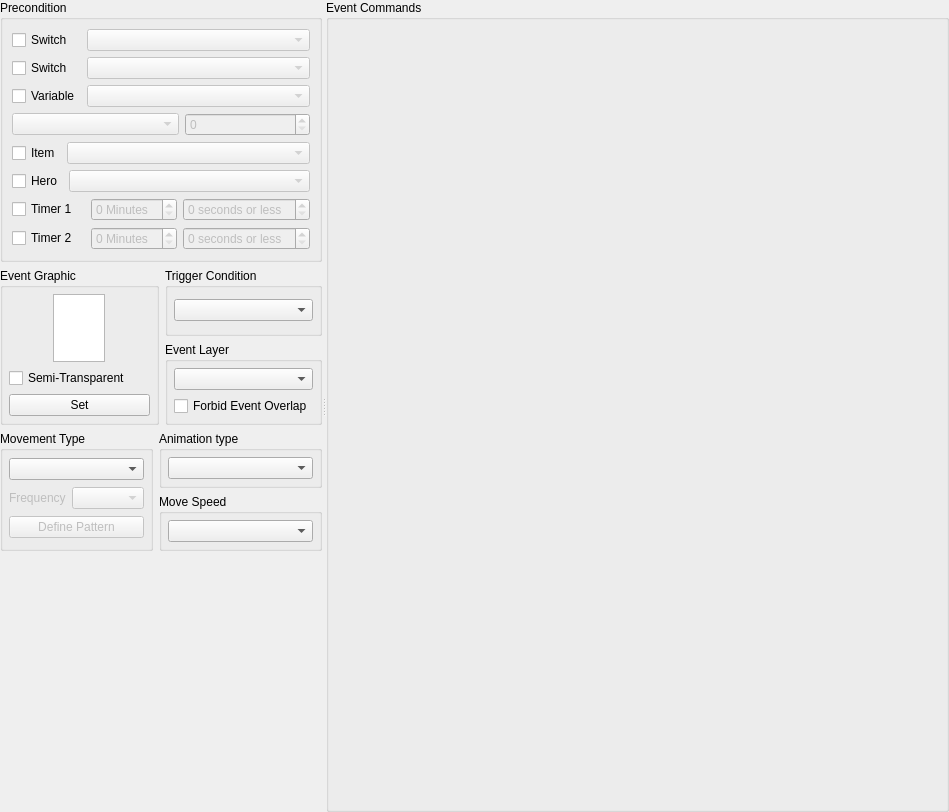
<?xml version="1.0" encoding="UTF-8"?>
<ui version="4.0">
 <class>QEventWidget</class>
 <widget class="QWidget" name="QEventWidget">
  <property name="geometry">
   <rect>
    <x>0</x>
    <y>0</y>
    <width>949</width>
    <height>812</height>
   </rect>
  </property>
  <property name="windowTitle">
   <string>Form</string>
  </property>
  <layout class="QHBoxLayout" name="pageLayout">
   <property name="leftMargin">
    <number>0</number>
   </property>
   <property name="topMargin">
    <number>0</number>
   </property>
   <property name="rightMargin">
    <number>0</number>
   </property>
   <property name="bottomMargin">
    <number>0</number>
   </property>
   <item>
    <widget class="QSplitter" name="splitter">
     <property name="orientation">
      <enum>Qt::Horizontal</enum>
     </property>
     <property name="childrenCollapsible">
      <bool>false</bool>
     </property>
     <widget class="QScrollArea" name="scrollSettings">
      <property name="frameShape">
       <enum>QFrame::NoFrame</enum>
      </property>
      <property name="horizontalScrollBarPolicy">
       <enum>Qt::ScrollBarAlwaysOff</enum>
      </property>
      <property name="widgetResizable">
       <bool>true</bool>
      </property>
      <widget class="QWidget" name="settingsContents">
      <layout class="QGridLayout" name="gridLayout" rowstretch="0,0,0,0,0,1" columnstretch="0,0,0">
       <property name="leftMargin">
        <number>0</number>
       </property>
       <property name="topMargin">
        <number>0</number>
       </property>
       <property name="rightMargin">
        <number>0</number>
       </property>
       <property name="bottomMargin">
        <number>0</number>
       </property>
       <item row="0" column="0" colspan="3">
        <widget class="QGroupBox" name="groupBox_3">
         <property name="title">
          <string>Precondition</string>
         </property>
         <layout class="QVBoxLayout" name="verticalLayout">
          <item>
           <layout class="QGridLayout" name="gridLayout_2">
            <item row="0" column="0">
             <widget class="QCheckBox" name="checkSwitchA">
              <property name="text">
               <string>Switch</string>
              </property>
             </widget>
            </item>
            <item row="0" column="1">
             <widget class="SwitchRpgComboBox" name="comboSwitchA">
              <property name="enabled">
               <bool>false</bool>
              </property>
              <property name="sizePolicy">
               <sizepolicy hsizetype="MinimumExpanding" vsizetype="Fixed">
                <horstretch>0</horstretch>
                <verstretch>0</verstretch>
               </sizepolicy>
              </property>
             </widget>
            </item>
            <item row="1" column="1">
             <widget class="SwitchRpgComboBox" name="comboSwitchB">
              <property name="enabled">
               <bool>false</bool>
              </property>
              <property name="sizePolicy">
               <sizepolicy hsizetype="MinimumExpanding" vsizetype="Fixed">
                <horstretch>0</horstretch>
                <verstretch>0</verstretch>
               </sizepolicy>
              </property>
             </widget>
            </item>
            <item row="1" column="0">
             <widget class="QCheckBox" name="checkSwitchB">
              <property name="text">
               <string>Switch</string>
              </property>
             </widget>
            </item>
            <item row="2" column="0">
             <widget class="QCheckBox" name="checkVar">
              <property name="text">
               <string>Variable</string>
              </property>
             </widget>
            </item>
            <item row="2" column="1">
             <widget class="VariableRpgComboBox" name="comboVariable">
              <property name="enabled">
               <bool>false</bool>
              </property>
              <property name="sizePolicy">
               <sizepolicy hsizetype="MinimumExpanding" vsizetype="Fixed">
                <horstretch>0</horstretch>
                <verstretch>0</verstretch>
               </sizepolicy>
              </property>
             </widget>
            </item>
           </layout>
          </item>
          <item>
           <layout class="QHBoxLayout" name="horizontalLayout_4">
            <item>
             <widget class="QComboBox" name="comboVarOperation">
              <property name="enabled">
               <bool>false</bool>
              </property>
              <property name="sizePolicy">
               <sizepolicy hsizetype="Preferred" vsizetype="Fixed">
                <horstretch>4</horstretch>
                <verstretch>0</verstretch>
               </sizepolicy>
              </property>
             </widget>
            </item>
            <item>
             <widget class="QSpinBox" name="spinVarValue">
              <property name="enabled">
               <bool>false</bool>
              </property>
              <property name="sizePolicy">
               <sizepolicy hsizetype="Minimum" vsizetype="Fixed">
                <horstretch>3</horstretch>
                <verstretch>0</verstretch>
               </sizepolicy>
              </property>
             </widget>
            </item>
           </layout>
          </item>
          <item>
           <layout class="QHBoxLayout" name="horizontalLayout_5">
            <item>
             <widget class="QCheckBox" name="checkItem">
              <property name="text">
               <string>Item</string>
              </property>
             </widget>
            </item>
            <item>
             <widget class="ItemRpgComboBox" name="comboItem">
              <property name="enabled">
               <bool>false</bool>
              </property>
              <property name="sizePolicy">
               <sizepolicy hsizetype="MinimumExpanding" vsizetype="Fixed">
                <horstretch>1</horstretch>
                <verstretch>0</verstretch>
               </sizepolicy>
              </property>
             </widget>
            </item>
           </layout>
          </item>
          <item>
           <layout class="QHBoxLayout" name="horizontalLayout_6">
            <item>
             <widget class="QCheckBox" name="checkHero">
              <property name="text">
               <string>Hero</string>
              </property>
             </widget>
            </item>
            <item>
             <widget class="ActorRpgComboBox" name="comboHero">
              <property name="enabled">
               <bool>false</bool>
              </property>
              <property name="sizePolicy">
               <sizepolicy hsizetype="MinimumExpanding" vsizetype="Fixed">
                <horstretch>1</horstretch>
                <verstretch>0</verstretch>
               </sizepolicy>
              </property>
             </widget>
            </item>
           </layout>
          </item>
          <item>
           <layout class="QGridLayout" name="gridLayout_3">
            <item row="0" column="0">
             <widget class="QCheckBox" name="checkTimerA">
              <property name="text">
               <string>Timer 1</string>
              </property>
             </widget>
            </item>
            <item row="0" column="1">
             <widget class="QSpinBox" name="spinTimerAMin">
              <property name="enabled">
               <bool>false</bool>
              </property>
              <property name="suffix">
               <string> Minutes</string>
              </property>
             </widget>
            </item>
            <item row="0" column="2">
             <widget class="QSpinBox" name="spinTimerASec">
              <property name="enabled">
               <bool>false</bool>
              </property>
              <property name="suffix">
               <string> seconds or less</string>
              </property>
              <property name="maximum">
               <number>59</number>
              </property>
             </widget>
            </item>
            <item row="1" column="0">
             <widget class="QCheckBox" name="checkTimerB">
              <property name="text">
               <string>Timer 2</string>
              </property>
             </widget>
            </item>
            <item row="1" column="1">
             <widget class="QSpinBox" name="spinTimerBMin">
              <property name="enabled">
               <bool>false</bool>
              </property>
              <property name="suffix">
               <string> Minutes</string>
              </property>
             </widget>
            </item>
            <item row="1" column="2">
             <widget class="QSpinBox" name="spinTimerBSec">
              <property name="enabled">
               <bool>false</bool>
              </property>
              <property name="suffix">
               <string> seconds or less</string>
              </property>
              <property name="maximum">
               <number>59</number>
              </property>
             </widget>
            </item>
           </layout>
          </item>
         </layout>
        </widget>
       </item>
       <item row="1" column="0" rowspan="2" colspan="2">
        <widget class="QGroupBox" name="groupBox_5">
         <property name="title">
          <string>Event Graphic</string>
         </property>
         <layout class="QVBoxLayout" name="layoutGraphic">
          <property name="leftMargin">
           <number>6</number>
          </property>
          <property name="topMargin">
           <number>6</number>
          </property>
          <property name="rightMargin">
           <number>6</number>
          </property>
          <property name="bottomMargin">
           <number>6</number>
          </property>
          <item alignment="Qt::AlignHCenter">
           <widget class="QGraphicsView" name="graphicsSprite">
            <property name="minimumSize">
             <size>
              <width>52</width>
              <height>68</height>
             </size>
            </property>
            <property name="maximumSize">
             <size>
              <width>52</width>
              <height>68</height>
             </size>
            </property>
            <property name="verticalScrollBarPolicy">
             <enum>Qt::ScrollBarAlwaysOff</enum>
            </property>
            <property name="horizontalScrollBarPolicy">
             <enum>Qt::ScrollBarAlwaysOff</enum>
            </property>
           </widget>
          </item>
          <item>
           <widget class="QCheckBox" name="checkTransparent">
            <property name="toolTip">
             <string>The graphic is drawn half see-through in the game</string>
            </property>
            <property name="text">
             <string>Semi-Transparent</string>
            </property>
           </widget>
          </item>
          <item>
           <widget class="QPushButton" name="pushSetSprite">
            <property name="text">
             <string>Set</string>
            </property>
           </widget>
          </item>
         </layout>
        </widget>
       </item>
       <item row="1" column="2">
        <widget class="QGroupBox" name="groupBox_7">
         <property name="sizePolicy">
          <sizepolicy hsizetype="Preferred" vsizetype="Preferred">
           <horstretch>1</horstretch>
           <verstretch>0</verstretch>
          </sizepolicy>
         </property>
         <property name="title">
          <string>Trigger Condition</string>
         </property>
         <layout class="QVBoxLayout" name="verticalLayout_7">
          <property name="leftMargin">
           <number>6</number>
          </property>
          <property name="topMargin">
           <number>6</number>
          </property>
          <property name="rightMargin">
           <number>6</number>
          </property>
          <property name="bottomMargin">
           <number>6</number>
          </property>
          <item>
           <widget class="QComboBox" name="comboCondition"/>
          </item>
         </layout>
        </widget>
       </item>
       <item row="2" column="2">
        <widget class="QGroupBox" name="groupBox_8">
         <property name="title">
          <string>Event Layer</string>
         </property>
         <layout class="QVBoxLayout" name="verticalLayout_5">
          <property name="leftMargin">
           <number>6</number>
          </property>
          <property name="topMargin">
           <number>6</number>
          </property>
          <property name="rightMargin">
           <number>6</number>
          </property>
          <property name="bottomMargin">
           <number>6</number>
          </property>
          <item>
           <widget class="QComboBox" name="comboLayer"/>
          </item>
          <item>
           <widget class="WrapCheckBox" name="checkOverlapForbidden">
            <property name="toolTip">
             <string>Other events cannot move onto this one, and it cannot move onto them, whatever their layers. Without it, only events on the same layer block each other. The hero is not concerned.</string>
            </property>
            <property name="text">
             <string>Forbid Event Overlap</string>
            </property>
           </widget>
          </item>
         </layout>
        </widget>
       </item>
       <item row="3" column="0" rowspan="2">
        <widget class="QGroupBox" name="groupBox_6">
         <property name="title">
          <string>Movement Type</string>
         </property>
         <layout class="QVBoxLayout" name="verticalLayout_2">
          <property name="leftMargin">
           <number>6</number>
          </property>
          <property name="topMargin">
           <number>6</number>
          </property>
          <property name="rightMargin">
           <number>6</number>
          </property>
          <property name="bottomMargin">
           <number>6</number>
          </property>
          <item>
           <widget class="QComboBox" name="comboMoveType"/>
          </item>
          <item>
           <layout class="QHBoxLayout" name="horizontalLayout_9">
            <item>
             <widget class="QLabel" name="label">
              <property name="enabled">
               <bool>false</bool>
              </property>
              <property name="text">
               <string>Frequency</string>
              </property>
             </widget>
            </item>
            <item>
             <widget class="QComboBox" name="comboMoveFrequency">
              <property name="enabled">
               <bool>false</bool>
              </property>
             </widget>
            </item>
           </layout>
          </item>
          <item>
           <widget class="QPushButton" name="pushMovePattern">
            <property name="enabled">
             <bool>false</bool>
            </property>
            <property name="text">
             <string>Define Pattern</string>
            </property>
           </widget>
          </item>
         </layout>
        </widget>
       </item>
       <item row="3" column="1" colspan="2">
        <widget class="QGroupBox" name="groupBox_9">
         <property name="title">
          <string>Animation type</string>
         </property>
         <layout class="QVBoxLayout" name="verticalLayout_4">
          <property name="leftMargin">
           <number>6</number>
          </property>
          <property name="topMargin">
           <number>6</number>
          </property>
          <property name="rightMargin">
           <number>6</number>
          </property>
          <property name="bottomMargin">
           <number>6</number>
          </property>
          <item>
           <widget class="QComboBox" name="comboAnimationType"/>
          </item>
         </layout>
        </widget>
       </item>
       <item row="4" column="1" colspan="2">
        <widget class="QGroupBox" name="groupBox_10">
         <property name="title">
          <string>Move Speed</string>
         </property>
         <layout class="QVBoxLayout" name="verticalLayout_3">
          <property name="leftMargin">
           <number>6</number>
          </property>
          <property name="topMargin">
           <number>6</number>
          </property>
          <property name="rightMargin">
           <number>6</number>
          </property>
          <property name="bottomMargin">
           <number>6</number>
          </property>
          <item>
           <widget class="QComboBox" name="comboMoveSpeed"/>
          </item>
         </layout>
        </widget>
       </item>
       <item row="5" column="0" colspan="3">
        <spacer name="verticalSpacerSettings">
         <property name="orientation">
          <enum>Qt::Vertical</enum>
         </property>
         <property name="sizeHint" stdset="0">
          <size>
           <width>0</width>
           <height>0</height>
          </size>
         </property>
        </spacer>
       </item>
      </layout>
      </widget>
     </widget>
     <widget class="QGroupBox" name="groupBox_4">
      <property name="sizePolicy">
       <sizepolicy hsizetype="Expanding" vsizetype="Expanding">
        <horstretch>3</horstretch>
        <verstretch>0</verstretch>
       </sizepolicy>
      </property>
      <property name="title">
       <string>Event Commands</string>
      </property>
      <layout class="QHBoxLayout" name="horizontalLayout_11">
       <item>
        <widget class="EventCommandsWidget" name="commands" native="true"/>
       </item>
      </layout>
     </widget>
    </widget>
   </item>
  </layout>
 </widget>
 <customwidgets>
  <customwidget>
   <class>WrapCheckBox</class>
   <extends>QCheckBox</extends>
   <header>ui/common/wrap_check_box.h</header>
  </customwidget>
  <customwidget>
   <class>EventCommandsWidget</class>
   <extends>QWidget</extends>
   <header>ui/event/event_commands_widget.h</header>
   <container>1</container>
  </customwidget>
  <customwidget>
   <class>SwitchRpgComboBox</class>
   <extends>QComboBox</extends>
   <header>ui/common/rpg_combobox.h</header>
  </customwidget>
  <customwidget>
   <class>VariableRpgComboBox</class>
   <extends>QComboBox</extends>
   <header>ui/common/rpg_combobox.h</header>
  </customwidget>
  <customwidget>
   <class>ActorRpgComboBox</class>
   <extends>QComboBox</extends>
   <header>ui/common/rpg_combobox.h</header>
  </customwidget>
  <customwidget>
   <class>ItemRpgComboBox</class>
   <extends>QComboBox</extends>
   <header>ui/common/rpg_combobox.h</header>
  </customwidget>
 </customwidgets>
 <resources/>
 <connections>
  <connection>
   <sender>checkSwitchA</sender>
   <signal>toggled(bool)</signal>
   <receiver>comboSwitchA</receiver>
   <slot>setEnabled(bool)</slot>
  </connection>
  <connection>
   <sender>checkSwitchB</sender>
   <signal>toggled(bool)</signal>
   <receiver>comboSwitchB</receiver>
   <slot>setEnabled(bool)</slot>
  </connection>
  <connection>
   <sender>checkVar</sender>
   <signal>toggled(bool)</signal>
   <receiver>comboVariable</receiver>
   <slot>setEnabled(bool)</slot>
  </connection>
  <connection>
   <sender>checkVar</sender>
   <signal>toggled(bool)</signal>
   <receiver>spinVarValue</receiver>
   <slot>setEnabled(bool)</slot>
   <hints>
    <hint type="sourcelabel">
     <x>52</x>
     <y>82</y>
    </hint>
    <hint type="destinationlabel">
     <x>229</x>
     <y>111</y>
    </hint>
   </hints>
  </connection>
  <connection>
   <sender>checkItem</sender>
   <signal>toggled(bool)</signal>
   <receiver>comboItem</receiver>
   <slot>setEnabled(bool)</slot>
   <hints>
    <hint type="sourcelabel">
     <x>30</x>
     <y>140</y>
    </hint>
    <hint type="destinationlabel">
     <x>127</x>
     <y>140</y>
    </hint>
   </hints>
  </connection>
  <connection>
   <sender>checkHero</sender>
   <signal>toggled(bool)</signal>
   <receiver>comboHero</receiver>
   <slot>setEnabled(bool)</slot>
   <hints>
    <hint type="sourcelabel">
     <x>40</x>
     <y>170</y>
    </hint>
    <hint type="destinationlabel">
     <x>127</x>
     <y>170</y>
    </hint>
   </hints>
  </connection>
  <connection>
   <sender>checkTimerA</sender>
   <signal>toggled(bool)</signal>
   <receiver>spinTimerAMin</receiver>
   <slot>setEnabled(bool)</slot>
   <hints>
    <hint type="sourcelabel">
     <x>42</x>
     <y>193</y>
    </hint>
    <hint type="destinationlabel">
     <x>136</x>
     <y>199</y>
    </hint>
   </hints>
  </connection>
  <connection>
   <sender>checkTimerA</sender>
   <signal>toggled(bool)</signal>
   <receiver>spinTimerASec</receiver>
   <slot>setEnabled(bool)</slot>
   <hints>
    <hint type="sourcelabel">
     <x>70</x>
     <y>199</y>
    </hint>
    <hint type="destinationlabel">
     <x>232</x>
     <y>205</y>
    </hint>
   </hints>
  </connection>
  <connection>
   <sender>checkTimerB</sender>
   <signal>toggled(bool)</signal>
   <receiver>spinTimerBMin</receiver>
   <slot>setEnabled(bool)</slot>
   <hints>
    <hint type="sourcelabel">
     <x>47</x>
     <y>221</y>
    </hint>
    <hint type="destinationlabel">
     <x>121</x>
     <y>227</y>
    </hint>
   </hints>
  </connection>
  <connection>
   <sender>checkTimerB</sender>
   <signal>toggled(bool)</signal>
   <receiver>spinTimerBSec</receiver>
   <slot>setEnabled(bool)</slot>
   <hints>
    <hint type="sourcelabel">
     <x>67</x>
     <y>222</y>
    </hint>
    <hint type="destinationlabel">
     <x>264</x>
     <y>226</y>
    </hint>
   </hints>
  </connection>
 </connections>
</ui>
